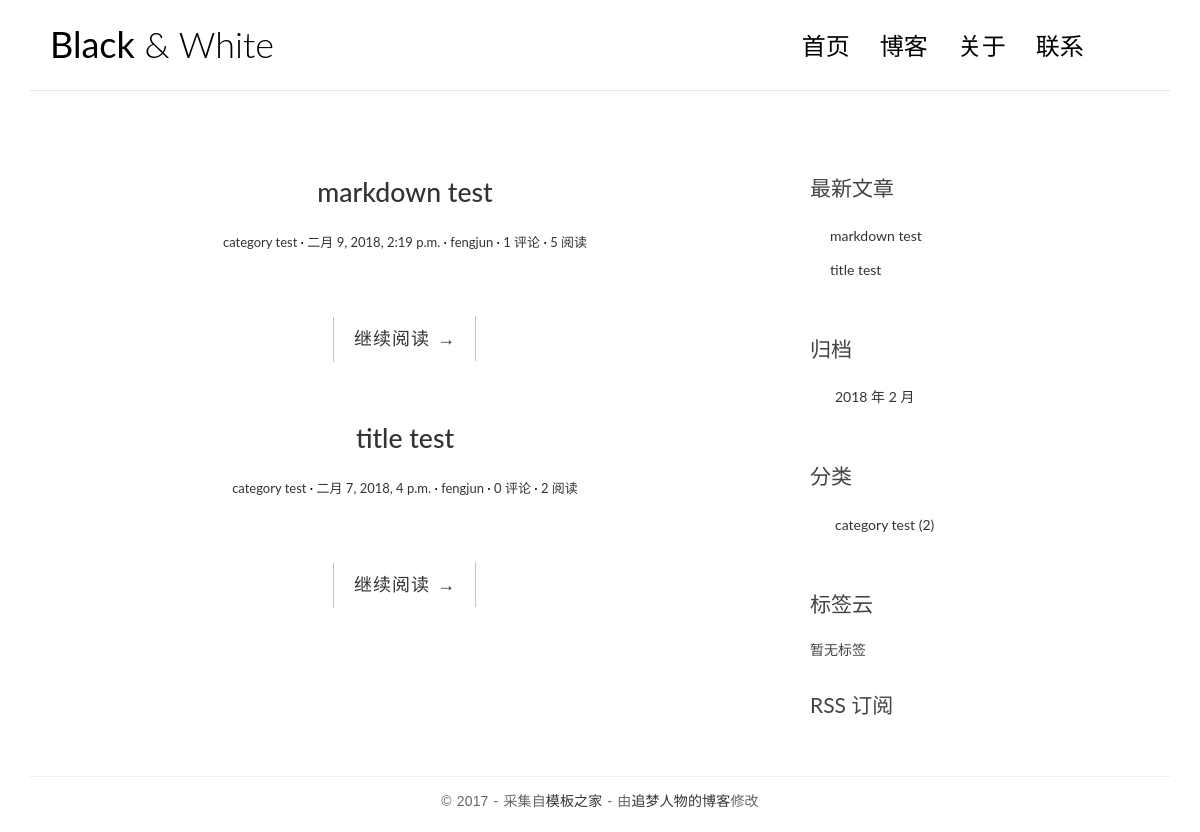
Before: / with the older database file.
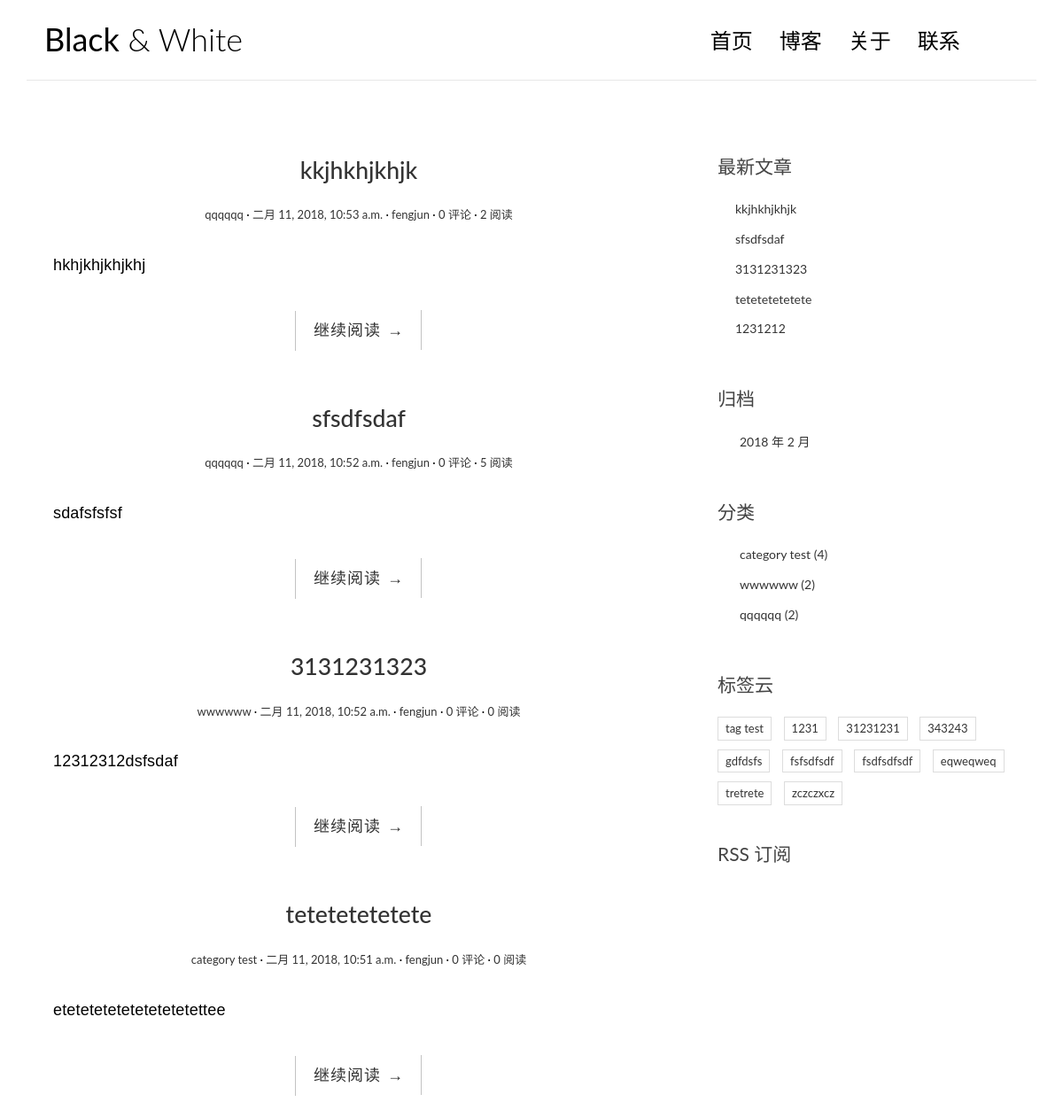
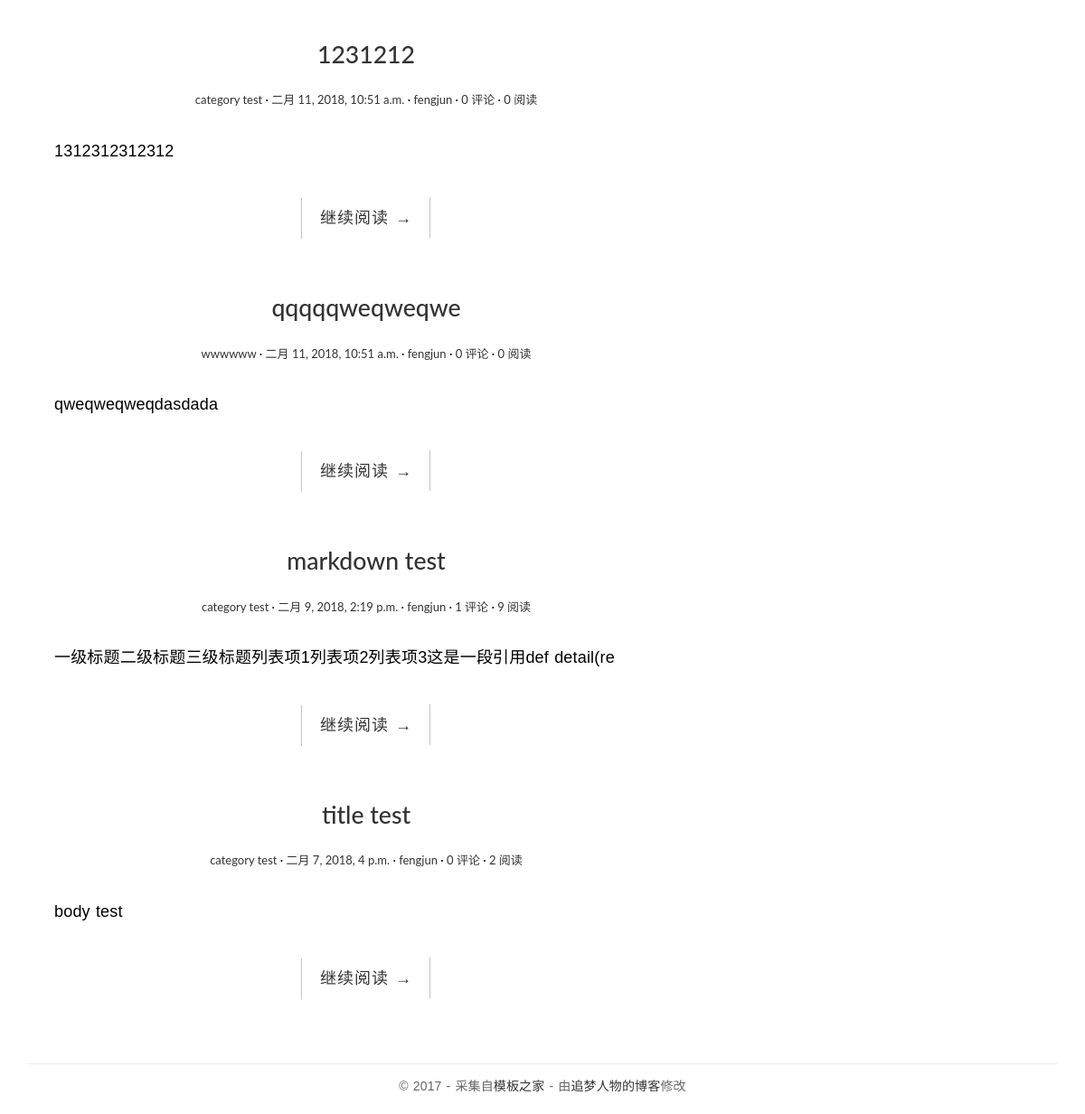
After: the same page with the newer database file (2 pictures, top to bottom).
### blog/models.py (models this page shows, shortened)
class Post(models.Model):
    def get_absolute_url(self):
        return reverse('blog:detail', kwargs={'pk': self.pk})
    title = models.CharField(max_length=70)
    body = models.TextField()
    created_time = models.DateTimeField()
    modified_time = models.DateTimeField()
    excerpt = models.CharField(max_length=200, blank=True)
    category = models.ForeignKey(Category)
    tags = models.ManyToManyField(Tag, blank=True)
    author = models.ForeignKey(User)
    views = models.PositiveIntegerField(default=0)
    class Meta:
        ordering = ['-created_time']

class Category(models.Model):
    name = models.CharField(max_length=100)

class Tag(models.Model):
    name = models.CharField(max_length=100)

### blog/views.py (the view, shortened to what this page needs)
# urls.py: url(r'^$', views.IndexView.as_view(), name='index'),
class IndexView(ListView):
    model = Post
    template_name = 'blog/index.html'
    context_object_name = 'post_list'
    paginate_by = 10
    def get_context_data(self, **kwargs):
        context = super().get_context_data(**kwargs)
        paginator = context.get('paginator')
        page = context.get('page_obj')
        is_paginated = context.get('is_paginated')
        pagination_data = self.pagination_data(paginator, page, is_paginated)
        context.update(pagination_data)
        return context
    def pagination_data(self, paginator, page, is_paginated):
        if not is_paginated:
            return {}

### blog/templatetags/blog_tags.py (called while the page is built)
@register.simple_tag
def get_recent_posts(num=5):
    return Post.objects.all().order_by('-created_time')[:num]

@register.simple_tag
def archives():
    return Post.objects.dates('created_time', 'month', order='DESC')

@register.simple_tag
def get_categories():
    return Category.objects.annotate(num_posts=Count('post')).filter(num_posts__gt=0)

@register.simple_tag()
def get_tags():
    return Tag.objects.annotate(num_posts=Count('post')).filter(num_posts__gt=0)

### templates/blog/index.html (shortened to what this page needs)
{% extends 'base.html' %}
{% block main %}
    {% for post in post_list %}
    <article class="post post-{{ post.pk }}">
        <header class="entry-header">
            <h1 class="entry-title">
                <a href="{{ post.get_absolute_url }}">{{ post.title }}</a>
            </h1>
            <div class="entry-meta">
                <span class="post-category"><a href="{% url 'blog:category' post.category.pk %}">{{ post.category.name }}</a></span>
                <span class="post-date"><a href="#"><time class="entry-date"
                                                          datetime="{{ post.created_time }}">{{ post.created_time }}</time></a></span>
                <span class="post-author"><a href="#">{{ post.author }}</a></span>
                <span class="comments-link"><a href="{% url 'comments:post_comment' post.pk %}">{{ post.comment_set.count }} 评论</a></span>
                <span class="views-count"><a href="#">{{ post.views }} 阅读</a></span>
            </div>
        </header>
        <div class="entry-content clearfix">
            <p>{{ post.excerpt }}</p>
            <div class="read-more cl-effect-14">
                <a href="{{ post.get_absolute_url }}" class="more-link">继续阅读 <span class="meta-nav">→</span></a>
            </div>
        </div>
    </article>
    {% empty %}
        <div class="no-post">暂时还没有发布的文章！</div>
    {% endfor %}
{% endblock main %}

### templates/base.html (shortened to what the changed rows need)
{% load staticfiles %}
{% load blog_tags %}
<!DOCTYPE html>
<html>
<head>
    <link rel="stylesheet" href="{% static 'blog/css/bootstrap.min.css' %}">
    <link rel="stylesheet" href="http://code.ionicframework.com/ionicons/2.0.1/css/ionicons.min.css">
    <link rel="stylesheet" href="{% static 'blog/css/pace.css' %}">
    <link rel="stylesheet" href="{% static 'blog/css/custom.css' %}">
    <link rel="stylesheet" href="{% static 'blog/css/highlights/colorful.css' %}">
</head>
<body>
<div class="container">
    <header id="site-header">
        <div class="row">
            <div class="col-md-4 col-sm-5 col-xs-8">
                <div class="logo">
                    <h1><a href="{% url 'blog:index' %}"><b>Black</b> &amp; White</a></h1>
                </div>
            </div>
        </div>
    </header>
</div>
<div class="content-body">
    <div class="container">
        <div class="row">
            <main class="col-md-8">
                {% block main %}
                {% endblock main %}
            </main>
            <aside class="col-md-4">
                <div class="widget widget-recent-posts">
                    {% get_recent_posts as recent_post_list %}
                    <ul>
                        {% for post in recent_post_list %}
                        <li>
                            <a href="{{ post.get_absolute_url }}">{{ post.title }}</a>
                        </li>
                        {% empty %}
                        暂无文章
                        {% endfor %}
                    </ul>
                </div>
                <div class="widget widget-archives">
                    {% archives as date_list %}
                    <ul>
                        {% for date in date_list %}
                        <li>
                            <a href="{% url 'blog:archives' date.year date.month %}">{{ date.year }} 年 {{ date.month }} 月</a>
                        </li>
                        {% empty %}
                        暂无归档
                        {% endfor %}
                    </ul>
                </div>
                <div class="widget widget-category">
                    {% get_categories as category_list %}
                    <ul>
                        {% for category in category_list %}
                        <li>
                            <a href="{% url 'blog:category' category.pk %}">{{ category.name }}
                                <span class="post-count">({{ category.num_posts }})</span></a>
                        </li>
                        {% empty %}
                        暂无分类
                        {% endfor %}
                    </ul>
                </div>
                <div class="widget widget-tag-cloud">
                    <h3 class="widget-title">标签云</h3>
                    {% get_tags as tag_list %}
                    <ul>
                        {% for tag in tag_list %}
                        <li>
                            <a href="{% url 'blog:tag' tag.pk %}">{{ tag.name }}</a>
                        </li>
                        {% empty %}
                        暂无标签
                        {% endfor %}
                    </ul>
                </div>
            </aside>
        </div>
    </div>
</div>
</body>
</html>

Changed rows visible on the page:
no longer on one of the page's lists (row edited): Post: title "markdown test"
no longer on one of the page's lists (row edited): Post: title "title test"
added Post: title "kkjhkhjkhjk", category.name "qqqqqq", created_time "二月 11, 2018, 10:53 a.m.", author "fengjun", comment_set.count "0", views "2", excerpt "hkhjkhjkhjkhj"
added Post: title "sfsdfsdaf", category.name "qqqqqq", created_time "二月 11, 2018, 10:52 a.m.", author "fengjun", comment_set.count "0", views "5", excerpt "sdafsfsfsf"
added Post: title "3131231323", category.name "wwwwww", created_time "二月 11, 2018, 10:52 a.m.", author "fengjun", comment_set.count "0", views "0", excerpt "12312312dsfsdaf"
added Post: title "tetetetetetete", category.name "category test", created_time "二月 11, 2018, 10:51 a.m.", author "fengjun", comment_set.count "0", views "0", excerpt "etetetetetetetetetetettee"
added Post: title "1231212", category.name "category test", created_time "二月 11, 2018, 10:51 a.m.", author "fengjun", comment_set.count "0", views "0", excerpt "1312312312312"
added Post: title "qqqqqweqweqwe", category.name "wwwwww", created_time "二月 11, 2018, 10:51 a.m.", author "fengjun", comment_set.count "0", views "0", excerpt "qweqweqweqdasdada", shown under "& White"
changed Post "markdown test": views "5" → "9"; excerpt (not shown) → "一级标题二级标题三级标题列表项1列表项2列表项3这是一段引用def detail(re"
changed Post "title test": excerpt (not shown) → "body test"
computed for Category "category test": num_posts "2" → "4"
added Category: name "wwwwww", num_posts "2"
added Category: name "qqqqqq", num_posts "2"
now on this page (row unchanged): Tag: name "tag test"
added Tag: name "1231"
added Tag: name "31231231"
added Tag: name "343243"
added Tag: name "gdfdsfs"
added Tag: name "fsfsdfsdf"
added Tag: name "fsdfsdfsdf"
added Tag: name "eqweqweq"
added Tag: name "tretrete"
added Tag: name "zczczxcz"
Other visible differences:
text no longer shown: "暂无标签"
